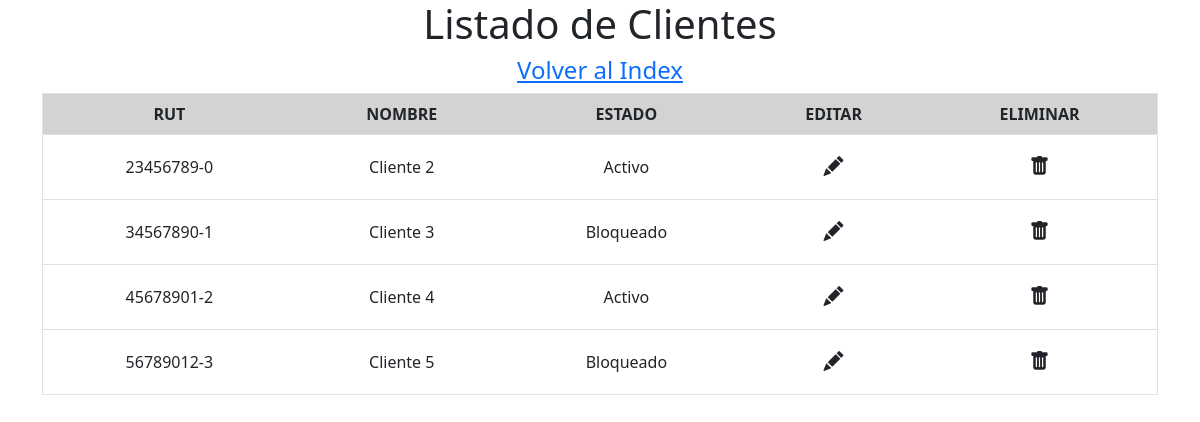
Screenshot of /listado_cliente with the database file from the repository.
### gestion/models.py (models this page shows, shortened)
class Cliente(models.Model):
    rut = models.CharField(primary_key=True, max_length=12)
    nombre = models.CharField(max_length=50)
    estado = models.CharField(max_length=50)

### gestion/views.py (the view)
# urls.py: path('listado_cliente', views.mostrarListadoCliente),
def mostrarListadoCliente(request):
    cli = Cliente.objects.all().values()
    datos = {'cli':cli}
    return render(request, 'listado_cliente.html', datos)

### gestion/templates/listado_cliente.html (shortened to what this page needs)
<!DOCTYPE html>
<html lang="en">
    <head>
        <link href="https://cdn.jsdelivr.net/npm/bootstrap@5.2.0/dist/css/bootstrap.min.css" rel="stylesheet"/>
        <link rel="stylesheet" href="https://cdn.jsdelivr.net/npm/bootstrap-icons@1.9.1/font/bootstrap-icons.css"/>
    </head>
    <body>
        <div class="container">
            <h1 class="text-center">Listado de Clientes</h1>
            <h4 class="text-center"><a href="/menu_admin">Volver al Index</a></h4>
            {% if cli %}
                <table border="1" class="table table-hover text-center">
                    <tr bgcolor="lightgray">
                        <th>RUT</th>
                        <th>NOMBRE</th>
                        <th>ESTADO</th>
                        <th>EDITAR</th>
                        <th>ELIMINAR</th>
                    </tr>
                {% for x in cli %}
                    <tr class="align-middle">
                        <td>{{ x.rut }}</td>
                        <td>{{ x.nombre }}</td>
                        <td>{{ x.estado }}</td>
                        <td>
                            <a href="/form_actualizar_cliente/{{ x.rut }}" class="btn btn-lg">
                                <i class="bi bi-pencil-fill"></i>
                            </a>
                        </td>
                        <td>
                            <button type="button" onClick="botonEliminar('{{ x.rut }}')" class="btn btn-lg">
                                <i class="bi bi-trash-fill"></i>
                            </button>
                        </td>
                    </tr>
                {% endfor %}
                </table>
                <br/>
            {% else %}
                <h2 class="text-center  text-danger">No Hay Registros De Clientes Para Listar</h2>
            {% endif %}
        </div>
    </body>
</html>

### rows the page displays
Cliente: rut "23456789-0", nombre "Cliente 2", estado "Activo"
Cliente: rut "34567890-1", nombre "Cliente 3", estado "Bloqueado"
Cliente: rut "45678901-2", nombre "Cliente 4", estado "Activo"
Cliente: rut "56789012-3", nombre "Cliente 5", estado "Bloqueado"
